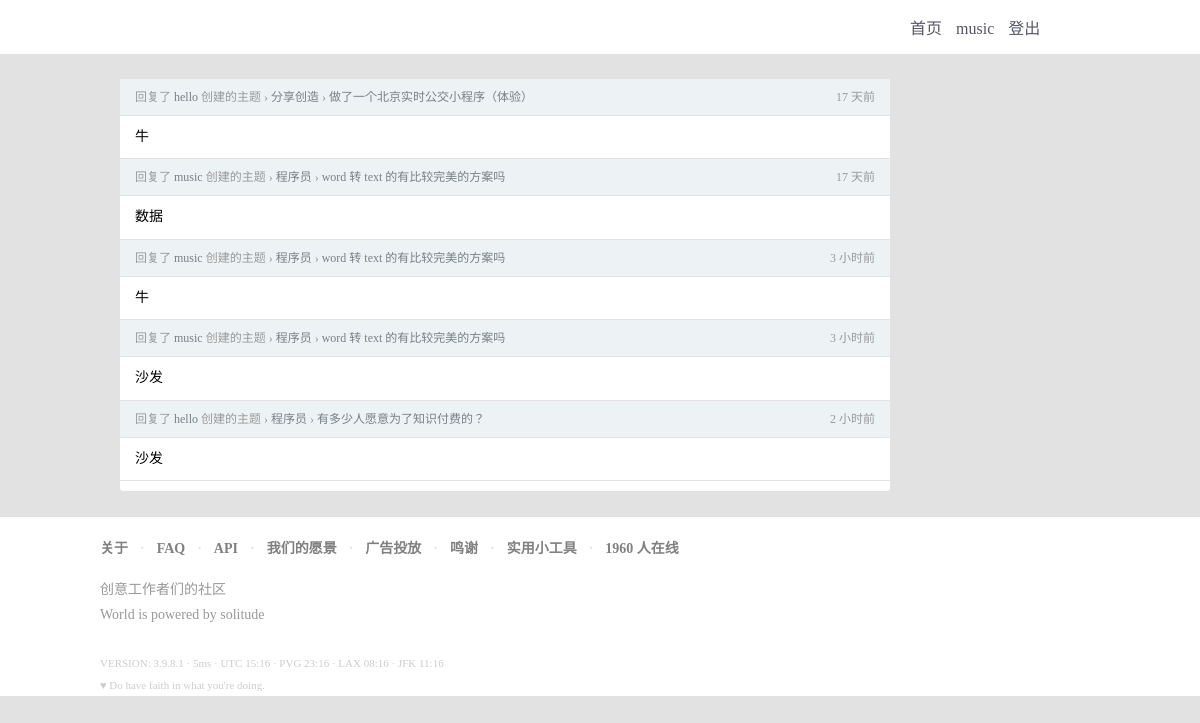
Screenshot of /user/comment/replies/0/music with the database file from the repository.
### models/models.py (models this page shows, shortened)
class User(db.Model, ModelMixin):
    __tablename__ = 'users'
    id = db.Column(db.Integer, primary_key=True)
    username = db.Column(db.String())
    password = db.Column(db.String())
    comments = db.relationship('Comment', backref='user', foreign_keys='Comment.user_id')
    questions = db.relationship('Question', backref='user', foreign_keys='Question.user_id')
    created_time = db.Column(db.String())

class Comment(db.Model, ModelMixin):
    __tablename__ = 'comments'
    id = db.Column(db.Integer, primary_key=True)
    user_id = db.Column(db.Integer, db.ForeignKey('users.id'))
    topic_id = db.Column(db.Integer, db.ForeignKey('topics.id'))
    content = db.Column(db.String())
    created_time = db.Column(db.String())
    node_id = db.Column(db.Integer, db.ForeignKey('nodes.id'))
    question_id = db.Column(db.Integer, db.ForeignKey('questions.id'))
    c_time = db.Column(db.String())

### routes/user.py (the view)
@main.route('/user/comment/replies/<int:n_id>/<u_name>')
def comment_replies(n_id, u_name):
    u = User.query.filter_by(username=u_name).first()
    u_id = u.id
    if n_id == 0:
        node = Node.query.get(1)
        title = node.name
        comments = Comment.query.filter_by(user_id=u_id).all()
        n_id = 1
    else:
        node = Node.query.get(n_id)
        title = node.name
        comments = Comment.query.filter_by(user_id=u_id, node_id=n_id).all()
    for c in comments:
        cct = Question.query.get(c.question_id)
        c.title = cct.title
        un = User.query.get(cct.user_id)
        c.username = un.username
        cqn = Topic.query.get(c.topic_id)
        c.top_name = cqn.name
    return render_template('comment-reply.html',u_name=u_name, n_id=n_id,
                           node_title=title, uId=u_id, time=u.created_time,
                           name=u_name,
                           comment=comments)

### templates/comment-reply.html (shortened to what this page needs)
{% extends "base.html" %}
{% block content %}
  {{ super() }}
   <div  class="user user-3">
       {% for c in comment %}
          <div class="u-com-1">回复了
              <a href="/index/1/{{ c.username }}">{{ c.username }}</a>
              创建的主题 › <a href="/question/all/{{ c.node_id }}/{{ c.topic_id }}">{{ c.top_name }}</a> ›
              <a href="/question/detail/{{ c.node_id }}/{{ c.topic_id }}/{{ c.question_id }}">{{ c.title }}</a>
              <span class="time cc-time" data-time="{{ c.created_time }}"></span>
          </div>
          <div class="u-com-2">{{ c.content }}</div>
       {% endfor %}
   </div>
{% endblock %}

### templates/base.html (shortened to what this page needs)
<!DOCTYPE html>
<html lang="en">
<head>
</head>
<body>
    <div class="nav">
        {% block content %}
            <div class="nav-top">
                <div>
                    <a href="/{{ n_id }}"><span class="title"></span></a>
                </div>
                <div class="form-input">
                    <form>
                        <input name="content">
                    </form>
                </div>
                {% if user_id == 0 %}
                <div class="div-a">
                    <span><a href="/{{ n_id }}">主页</a></span>
                    <span><a href="/register">注册</a></span>
                    <span><a href="/login">登录</a></span>
                </div>
                {% else %}
                <div class="div-a">
                    <span><a href="/{{ n_id }}">首页</a></span>
                    <span><a href="/index/{{ n_id }}/{{ name }}">{{ name }}</a></span>
                    <span><a href="/login_out">登出</a></span>
                </div>
                {% endif %}
            </div>
        {% endblock %}
    </div>
    <div class="footer">
        {% block footer %}
        <div class="footer-top">
            <span><a href="#">关于</a></span>
            &nbsp; <span class="snow">·</span> &nbsp;
            <span><a href="#">FAQ</a></span>
            &nbsp; <span class="snow">·</span> &nbsp;
            <span><a href="#">API</a></span>
            &nbsp; <span class="snow">·</span> &nbsp;
            <span><a href="#">我们的愿景</a></span>
            &nbsp; <span class="snow">·</span> &nbsp;
            <span><a href="#">广告投放</a></span>
            &nbsp; <span class="snow">·</span> &nbsp;
            <span><a href="#">鸣谢</a></span>
            &nbsp; <span class="snow">·</span> &nbsp;
            <span><a href="#">实用小工具</a></span>
            &nbsp; <span class="snow">·</span> &nbsp;
            <span class="online">1960 人在线</span>
        </div>
        <div class="footer-m">
            <div>创意工作者们的社区</div>
            <div>World is powered by solitude</div>
        </div>
        <div class="footer-e">
            <div>VERSION: 3.9.8.1 · 5ms · UTC 15:16 · PVG 23:16 · LAX 08:16 · JFK 11:16</div>
            <div>♥ Do have faith in what you're doing.</div>
        </div>
        {% endblock %}
    </div>
</body>
</html>

### templates/base.html (style rules this page uses)
body { width: 100%; margin: 0 auto; background: #e2e2e2; }
.nav-top { display: flex; background: white; padding: 10px 0px; padding-left: 120px; }
.title { width: 94px; height: 30px; background-image: url(https://www.v2ex.com/static/img/v2ex@2x.png); background-size: 94px 30px; background-repeat: no-repeat; display: inline-block; }
.form-input { width: 276px; height: 28px; background-size: 276px 28px; background-image: url(https://www.v2ex.com/static/img/qbar_light@2x.png); background-repeat: no-repeat; display: inline-block; margin-left: 20px; margin-top: 2px; }
.form-input input { margin-left: 30px; width: 220px; line-height: 19px; margin-top: 1px; border: none; outline: none; }
.div-a { margin-left: 400px; margin-top: 5px; }
.div-a span { margin-right: 10px; }
.div-a a { text-decoration: none; color: #556; }
.footer { margin-top: 25px; padding-left: 100px; background: white; padding-top: 20px; clear: both; }
.footer-top { padding-bottom: 20px; }
.footer-top a { display: inline-block; color: gray; text-decoration: none; font-weight: bold; font-size: 14px; }
.online { color: gray; font-weight: bold; font-size: 14px; }
.snow { color: #e2e2e2; font-size: 14px; font-weight: bold; }
.footer-m { font-size: 14px; line-height: 25px; color: #999; }
.footer-e { font-size: 11px; color: #ccc; margin-top: 25px; line-height: 22px; }

### templates/comment-reply.html (style rules this page uses)
.user { margin-top: 25px; background: white; padding-left: 20px; padding-top: 10px; padding-bottom: 10px; margin-left: 120px; width: 750px; line-height: 30px; border-radius: 4px; border-bottom: 1px solid #e2e2e2; }
.user-3 { padding-left: 0px; padding-top: 0px; padding-right: 20px; }
.u-com-1 { padding: 3px 15px 3px 15px; font-size: 12px; text-align: left; background: #edf3f5; background-image: url(https://www.v2ex.com/static/img/dock_shadow.png); background-repeat: repeat-x; border-bottom: 1px solid #e2e2e2; color: #999; width: 740px; }
.u-com-1 a { text-decoration: none; color: #778087; }
.u-com-2 { font-size: 14px; line-height: 1.6; color: #000; padding: 10px; padding-left: 15px; border-bottom: 1px solid #e2e2e2; width: 750px; }
.cc-time { float: right; }

### rows the page displays
User: username "music"
Comment: username "hello", top_name "分享创造", title "做了一个北京实时公交小程序（体验）", content "牛"
Comment: username "music", top_name "程序员", title "word 转 text 的有比较完美的方案吗", content "数据"
Comment: username "music", top_name "程序员", title "word 转 text 的有比较完美的方案吗", content "牛"
Comment: username "music", top_name "程序员", title "word 转 text 的有比较完美的方案吗", content "沙发"
Comment: username "hello", top_name "程序员", title "有多少人愿意为了知识付费的？", content "沙发"
